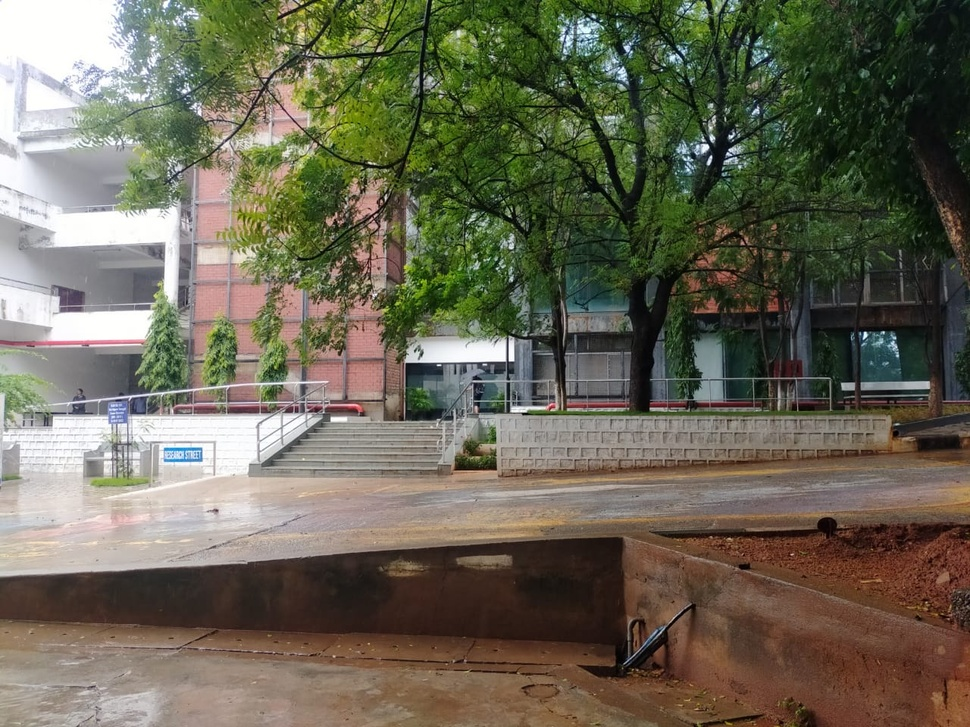
#> input picture source/modules/EdgeDetection/src/img.jpeg, 970 x 727 px, shrunk from 1280 x 960 before the run
$ python BQ_run_module.py
#> lines starting #> are read from the running program, lines starting #| are printed output that depends on the picture
### source/modules/EdgeDetection/src/detection.py
import cv2

def canny_detector(img, min_hysteresis, max_hysteresis):
    """
    This function should implement the algorithm that will be run in the module.

    :param img: Input image.
    :param min_hysteresis: Tunable parameter.
    :param max_hysteresis: Tunable parameter.
    :return: Output image.
    """
    edges = cv2.Canny(img, min_hysteresis, max_hysteresis)
    return edges

### source/modules/EdgeDetection/src/BQ_run_module.py
import cv2
import os
from detection import canny_detector

# input_path_dict will have input file paths with keys corresponding to the input names set in the cli.
def run_module(input_path_dict, output_folder_path, min_hysteresis=100, max_hysteresis=200):
    """
    This function should load input resources from input_path_dict, do any pre-processing steps, run the algorithm,
    save all outputs to output_folder_path, AND return the outputs_path_dict.

    :param input_path_dict: Dictionary of input resource paths indexed by input names.
    :param output_folder_path: Directory where to save output results.
    :param min_hysteresis: Tunable parameter must have default values.
    :param max_hysteresis: Tunable parameter  must have default values.
    :return: Dictionary of output result paths.
    """
#> called with output_folder_path = 'source/modules/EdgeDetection/src', min_hysteresis = 100, max_hysteresis = 200

    ##### Preprocessing #####

    # Get input file paths from dictionary
    input_img_path = input_path_dict['Input Image'] # KEY MUST BE DESCRIPTIVE, UNIQUE, AND MATCH INPUT NAME SET IN CLI

    # Load data
    img = cv2.imread(input_img_path, 0)
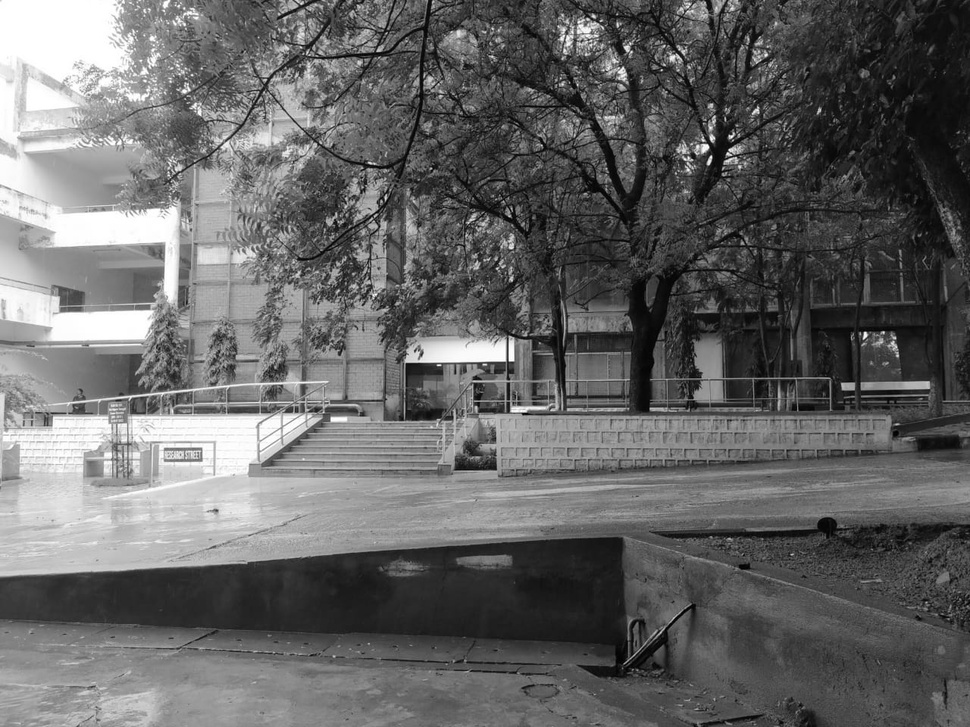
#> img: shape (727, 970); min 0, max 255, mean 101.9

    ##### Run algorithm #####

    edges_detected = canny_detector(img, min_hysteresis, max_hysteresis)
#> in canny_detector, `edges = cv2.Canny(img, min_hysteresis, max_hysteresis)`:
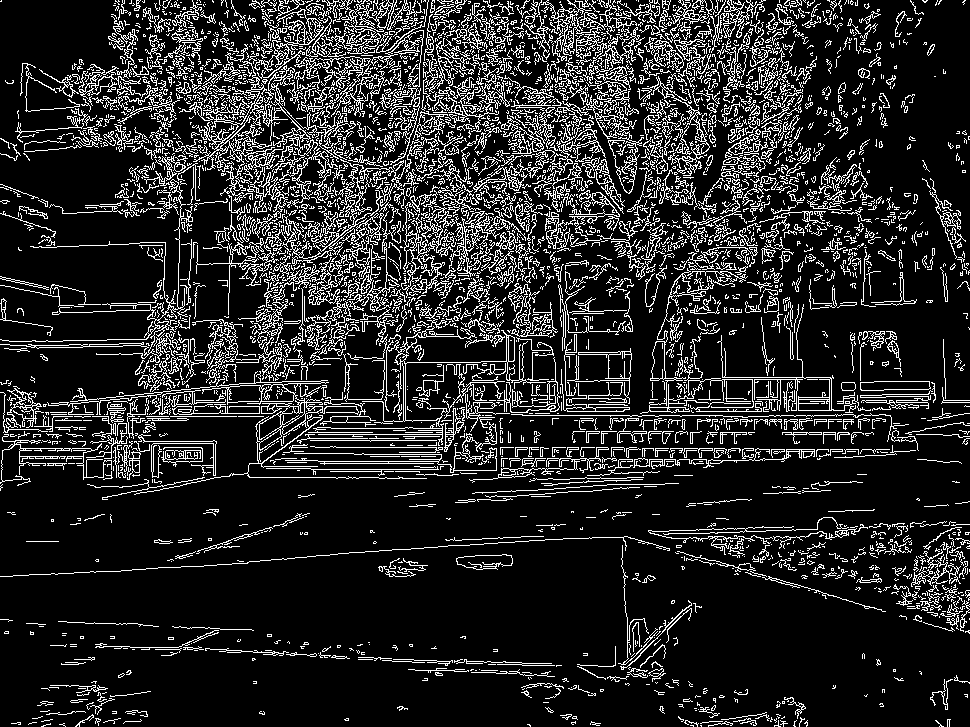
#> edges: shape (727, 970); 15.4% white in thin lines or dots


    ##### Save output #####

    # Get filename
    input_img_name = os.path.split(input_img_path)[-1][:-4]

    # Generate desired output file names and paths
    output_img_path = "%s/%s_out.jpg" % (output_folder_path, input_img_name) # CHECK FILE EXTENSION!

    # Save output files
    cv2.imwrite(output_img_path, edges_detected)

    # Create dictionary of output paths
    output_paths_dict = {}
    output_paths_dict['Output Image'] = output_img_path  # KEY MUST BE DESCRIPTIVE, UNIQUE, AND MATCH OUTPUT NAME SET IN CLI

    ##### Return output paths dictionary #####  -> IMPORTANT STEP
    return output_paths_dict

if __name__ == '__main__':
    # Place some code to test implementation

    # Define input_path_dict and output_folder_path
    input_path_dict = {}
    current_directory = os.getcwd()
    # Place test image in current directory
    input_path_dict['Input Image'] = os.path.join(current_directory,'img.jpeg') # KEY MUST MATCH INPUT NAME SET IN CLI
    output_folder_path = current_directory

    # Run algorithm and return output_paths_dict
    output_paths_dict = run_module(input_path_dict, output_folder_path, min_hysteresis=100, max_hysteresis=200)

    # Get outPUT file path from dictionary
    output_img_path = output_paths_dict['Output Image'] # KEY MUST MATCH OUTPUT NAME SET IN CLI
    # Load data
    out_img = cv2.imread(output_img_path, 0)
#> out_img: shape (727, 970); min 0, max 255, mean 39.4
    # Display output image and ensure correct output
    # cv2.imshow("Results",out_img)
